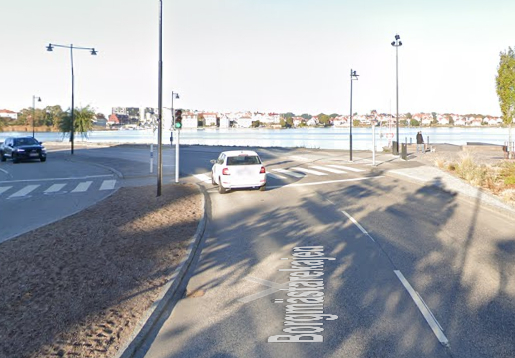
#> input picture Project/working_model_clean_data/my_trafficlights/img_1.jpg, 515 x 358 px
$ python -i main.py   (imports and definitions only)
#> lines starting #> are read from the running program, lines starting #| are printed output that depends on the picture; after the words box and inside, x2 and y2 are one past the last pixel; in counts of white or black regions, pixels touching at a corner belong together

##### Author - Nilesh Chopda

##### Project - Traffic Light Detection and Color Recognition using Tensorflow Object Detection API


### Import Important Libraries

import numpy as np
import os
import six.moves.urllib as urllib
import tarfile
import tensorflow as tf
from matplotlib import pyplot as plt
from PIL import Image
from os import path
from utils import label_map_util
from utils import visualization_utils as vis_util
import time
import cv2


### Function To Detect Red and Yellow Color
# Here,we are detecting only Red and Yellow colors for the traffic lights as we need to stop the car when it detects these colors.

def detect_red_and_yellow(img, Threshold=0.01):
    """
    detect red and yellow
    :param img:
    :param Threshold:
    :return:
    """
#> called with Threshold = 0.01

    desired_dim = (30, 90)  # width, height
    img = cv2.resize(np.array(img), desired_dim, interpolation=cv2.INTER_LINEAR)
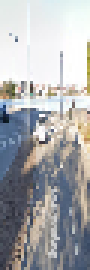
#> img: shape (90, 30, 3) (shown 3 times larger); mean of channels 0, 1, 2 169.6, 170.9, 173.2; drawn as R, G, B
    img_hsv = cv2.cvtColor(img, cv2.COLOR_RGB2HSV)
#> img_hsv: shape (90, 30, 3); mean H, S, V 77.4, 33.4, 180.9

    # lower mask (0-10)
    lower_red = np.array([0, 70, 50])
    upper_red = np.array([10, 255, 255])
    mask0 = cv2.inRange(img_hsv, lower_red, upper_red)
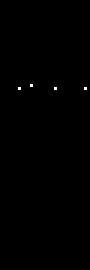
#> mask0: shape (90, 30) (shown 3 times larger); 0.15% white in thin lines or dots, all inside (x1, y1, x2, y2) = (6, 28, 29, 30)

    # upper mask (170-180)
    lower_red1 = np.array([170, 70, 50])
    upper_red1 = np.array([180, 255, 255])
    mask1 = cv2.inRange(img_hsv, lower_red1, upper_red1)
#> mask1: shape (90, 30); every value is 0

    # defining the Range of yellow color
    lower_yellow = np.array([21, 39, 64])
    upper_yellow = np.array([40, 255, 255])
    mask2 = cv2.inRange(img_hsv, lower_yellow, upper_yellow)
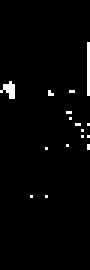
#> mask2: shape (90, 30) (shown 3 times larger); 2% white in thin lines or dots, all inside (x1, y1, x2, y2) = (0, 14, 30, 66)

    # red pixels' mask
    mask = mask0 + mask1 + mask2
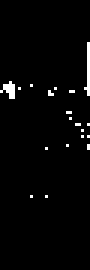
#> mask: shape (90, 30) (shown 3 times larger); 2.2% white in thin lines or dots, all inside (x1, y1, x2, y2) = (0, 14, 30, 66)

    # Compare the percentage of red values
    rate = np.count_nonzero(mask) / (desired_dim[0] * desired_dim[1])
#> rate = 0.0219

    if rate > Threshold:
        return True
    else:
        return False


### Loading Image Into Numpy Array

# [160 lines left out: functions load_image_into_numpy_array, standardize_input, read_traffic_lights_object, plot_origin_image, detect_traffic_lights, not called in this run]


### Let's detect Traffic lights in test_images directory

# [13 lines not run here, left out]

>>> import cv2
>>> picture = cv2.cvtColor(cv2.imread('my_trafficlights/img_1.jpg'), cv2.COLOR_BGR2RGB)
>>> result = detect_red_and_yellow(picture)
#> result = True

$ run again, on Project/working_model_clean_data/my_trafficlights/img_3.jpg
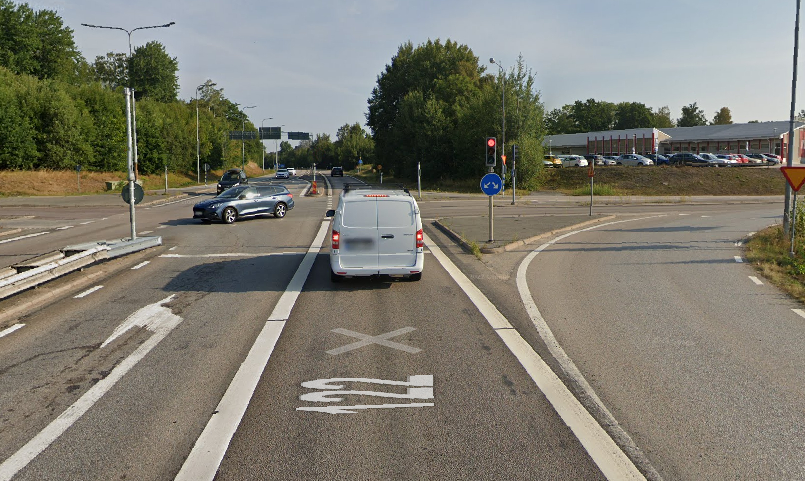
#> input picture Project/working_model_clean_data/my_trafficlights/img_3.jpg, 805 x 481 px
#> img_hsv: shape (90, 30, 3); mean H, S, V 43.4, 56.6, 131.3
#> mask0: shape (90, 30); 0.07% white in thin lines or dots, all inside (x1, y1, x2, y2) = (15, 31, 30, 45)
#> mask1: shape (90, 30); 0.11% white in thin lines or dots, all inside (x1, y1, x2, y2) = (12, 34, 30, 47)
#> in detect_red_and_yellow, `mask2 = cv2.inRange(img_hsv, lower_yellow, upper_yellow)`:
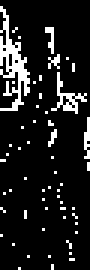
#> mask2: shape (90, 30) (shown 3 times larger); 11.3% white in thin lines or dots
#> in detect_red_and_yellow, `mask = mask0 + mask1 + mask2`:
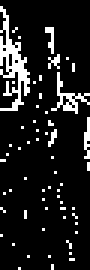
#> mask: shape (90, 30) (shown 3 times larger); 11.5% white in thin lines or dots
#> rate = 0.115
#> result = True

$ run again, on Project/working_model_clean_data/my_trafficlights/img_5.jpg
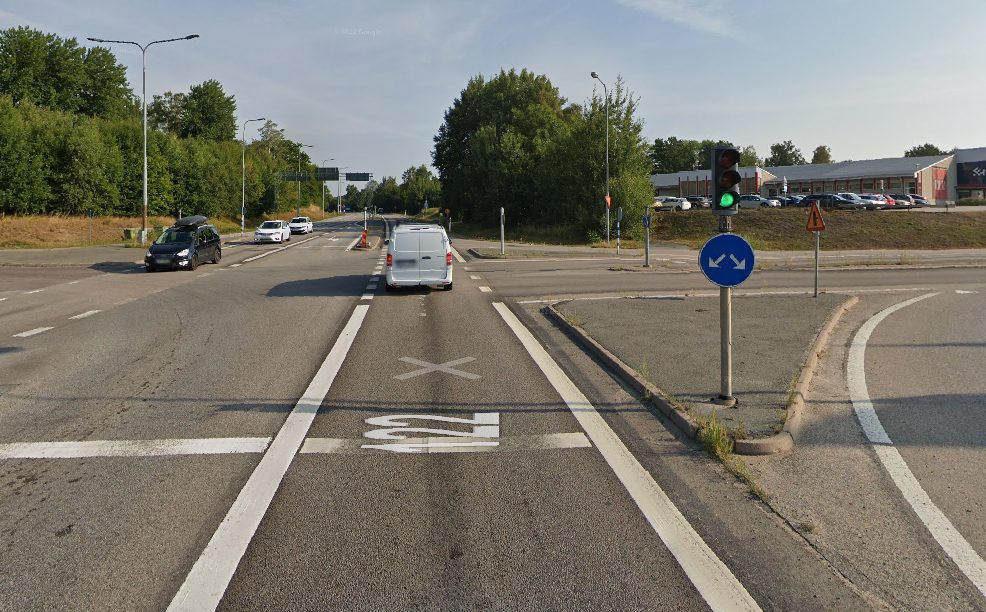
#> input picture Project/working_model_clean_data/my_trafficlights/img_5.jpg, 986 x 612 px
#> img_hsv: shape (90, 30, 3); mean H, S, V 43.1, 56.6, 130.7
#> mask0: shape (90, 30); 0.15% white in thin lines or dots, all inside (x1, y1, x2, y2) = (27, 25, 29, 29)
#> mask1: shape (90, 30); 0.11% white in thin lines or dots, all inside (x1, y1, x2, y2) = (21, 26, 22, 29)
#> in detect_red_and_yellow, `mask2 = cv2.inRange(img_hsv, lower_yellow, upper_yellow)`:
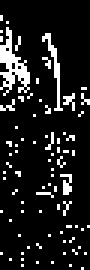
#> mask2: shape (90, 30) (shown 3 times larger); 11.7% white in thin lines or dots
#> in detect_red_and_yellow, `mask = mask0 + mask1 + mask2`:
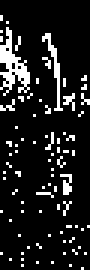
#> mask: shape (90, 30) (shown 3 times larger); 12% white in thin lines or dots
#> rate = 0.12
#> result = True
